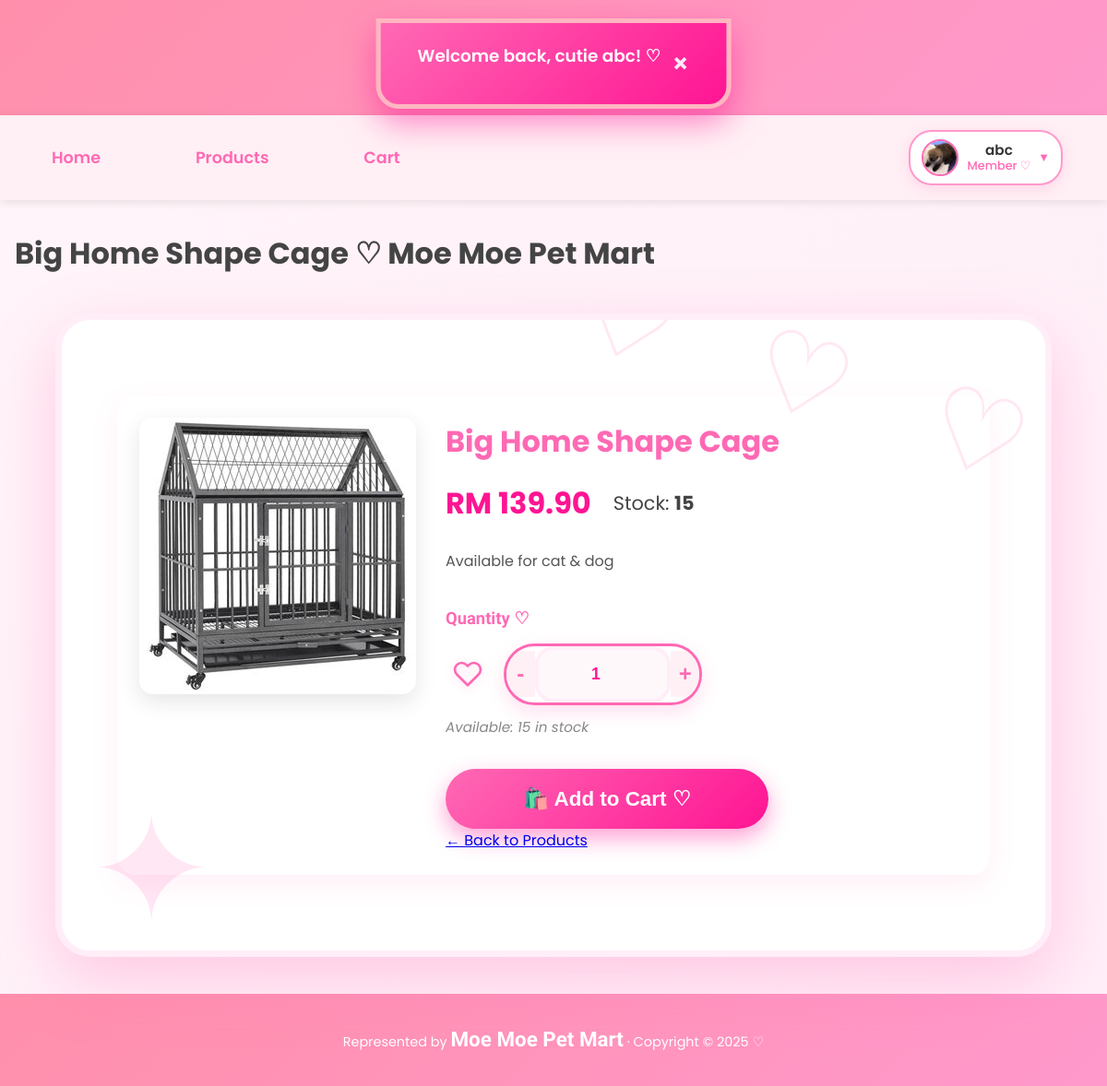
The page /member/product_detail.php?id=89 (signed in) on the database as committed earlier.
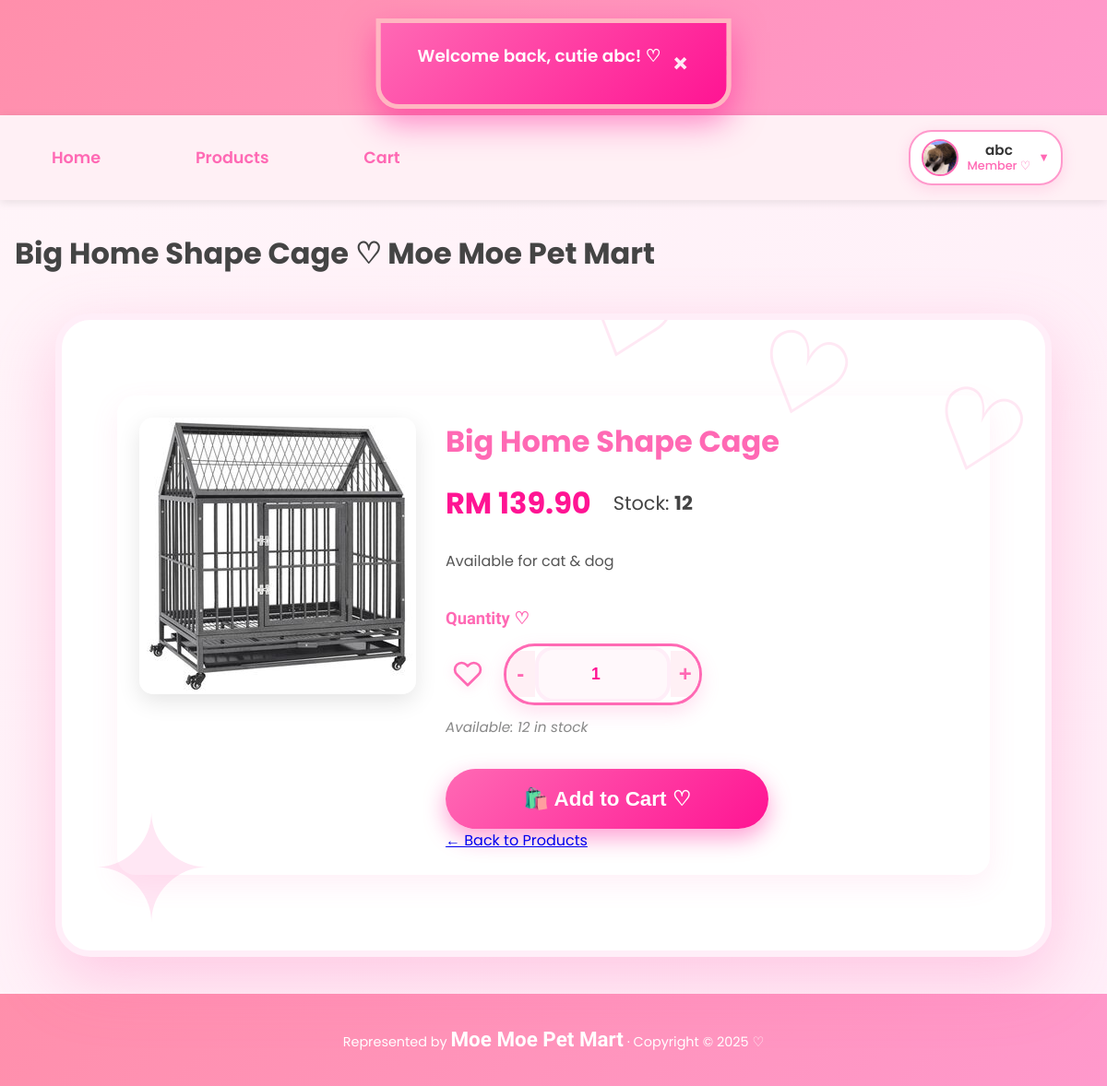
The same page on the database as committed later.
### tables this page shows
CREATE TABLE `product` (
  `product_id` int(11) NOT NULL,
  `product_code` varchar(20) NOT NULL,
  `product_name` varchar(200) NOT NULL,
  `description` text DEFAULT NULL,
  `price` decimal(10,2) NOT NULL,
  `stock_quantity` int(11) DEFAULT 0,
  `category_id` int(11) NOT NULL,
  `is_active` tinyint(1) DEFAULT 1,
  `created_at` datetime DEFAULT current_timestamp(),
  `updated_at` datetime DEFAULT current_timestamp() ON UPDATE current_timestamp(),
  `photo_name` varchar(255) NOT NULL
);

### _base.php (called while the page is built, shortened)
<?php
function temp($key, $value = null) {
    if ($value !== null) {
        $_SESSION["temp_$key"] = $value;
    }
    else {
        $value = $_SESSION["temp_$key"] ?? null;
        return $value;
    }
}
function encode($value) {
    return htmlentities($value);
}
?>

### member/product_detail.php (the view, shortened to what the changed rows need)
<?php
require '../_base.php';
$id = get('id');
$stm = $_db->prepare("SELECT p.*, c.category_name
                     FROM product p
                     JOIN category c ON p.category_id = c.category_id
                     WHERE p.product_id = ? AND p.is_active = 1");
$stm->execute([$id]);
$product = $stm->fetch();
$is_favorited = false;
if (is_login() && user_role() === 'member') {
    global $_db;
    $user_id = current_user()->id;
    $stm = $_db->prepare("SELECT favorite_id FROM favorites WHERE user_id = ? AND product_id = ?");
    $stm->execute([$user_id, $id]);
    $is_favorited = (bool)$stm->fetch();
}
$_title = encode($product->product_name) . ' ♡ Moe Moe Pet Mart';
include '../_head.php';
?>
<div class="container">
    <div class="product-detail-shopee">
        <div class="product-image">
            <?php if ($product->photo_name): ?>
                <img src="/admin/uploads/products/<?= encode($product->photo_name) ?>"
                     alt="<?= encode($product->product_name) ?>">
            <?php else: ?>
                <div class="no-image">No Image ♡</div>
            <?php endif; ?>
        </div>
        <div class="product-info">
            <h1><?= encode($product->product_name) ?></h1>
            <div class="price-stock">
                <div class="price">RM <?= number_format($product->price, 2) ?></div>
                <div class="stock">Stock: <strong><?= $product->stock_quantity ?></strong></div>
            </div>
            <?php if ($product->description): ?>
                <div class="description">
                    <?= nl2br(encode($product->description)) ?>
                </div>
            <?php endif; ?>
        <?php if ($product->stock_quantity > 0): ?>
    <div class="quantity-section">
        <label class="quantity-label">Quantity ♡</label>
        <div class="quantity-and-favorite">
            <button class="btn-favorite-small <?= $is_favorited ? 'favorited' : '' ?>"
                    data-id="<?= $product->product_id ?>"
                    title="<?= $is_favorited ? 'Already in Favorites ♡' : 'Add to Favorites ♡' ?>">
                <svg xmlns="http://www.w3.org/2000/svg" width="36" height="36" viewBox="0 0 24 24"
                     fill="<?= $is_favorited ? '#ff69b4' : 'none' ?>"
                     stroke="#ff69b4" stroke-width="2" stroke-linecap="round" stroke-linejoin="round">
                    <path d="M20.84 4.61a5.5 5.5 0 0 0-7.78 0L12 5.67l-1.06-1.06a5.5 5.5 0 0 0-7.78 7.78l1.06 1.06L12 21.23l7.78-7.78 1.06-1.06a5.5 5.5 0 0 0 0-7.78z"></path>
                </svg>
            </button>
            <div class="quantity-controls">
                <button type="button" class="qty-btn qty-minus">-</button>
                <input type="number" class="qty-input" value="1" min="1" max="<?= $product->stock_quantity ?>">
                <button type="button" class="qty-btn qty-plus">+</button>
            </div>
        </div>
        <span class="stock-info">Available: <?= $product->stock_quantity ?> in stock</span>
    </div>
    <button class="btn-add-to-cart-premium"
            data-id="<?= $product->product_id ?>"
            data-name="<?= encode($product->product_name) ?>"
            data-price="<?= $product->price ?>"
            data-max="<?= $product->stock_quantity ?>">
        🛍️ Add to Cart ♡
    </button>
<?php else: ?>
    <div class="out-of-stock-premium">Out of Stock 😿</div>
<?php endif; ?>
            <div class="back-link">
                <a href="products.php">← Back to Products</a>
            </div>
        </div>
    </div>
</div>
<?php include '../_foot.php'; ?>

### _head.php (shortened to what the changed rows need)
<?php
    require_once '_base.php';
?>
<!DOCTYPE html>
<html lang="en">
<head>
    <link rel="stylesheet" href="/css/app.css">
    <link rel="stylesheet" href="https://unpkg.com/dropzone@5/dist/min/dropzone.min.css">
</head>
<body data-flash="<?= encode(temp('info')) ?>">
    <header>
        <h1><a href="/">MoeMoepet Mart</a></h1>
    </header>
    <main>
        <h1><?= $_title ?? 'Untitled' ?></h1>

Rows that differ between the two databases and show on the page:
changed product "Big Home Shape Cage ♡ Moe Moe Pet Mart": stock_quantity "15" → "12"
